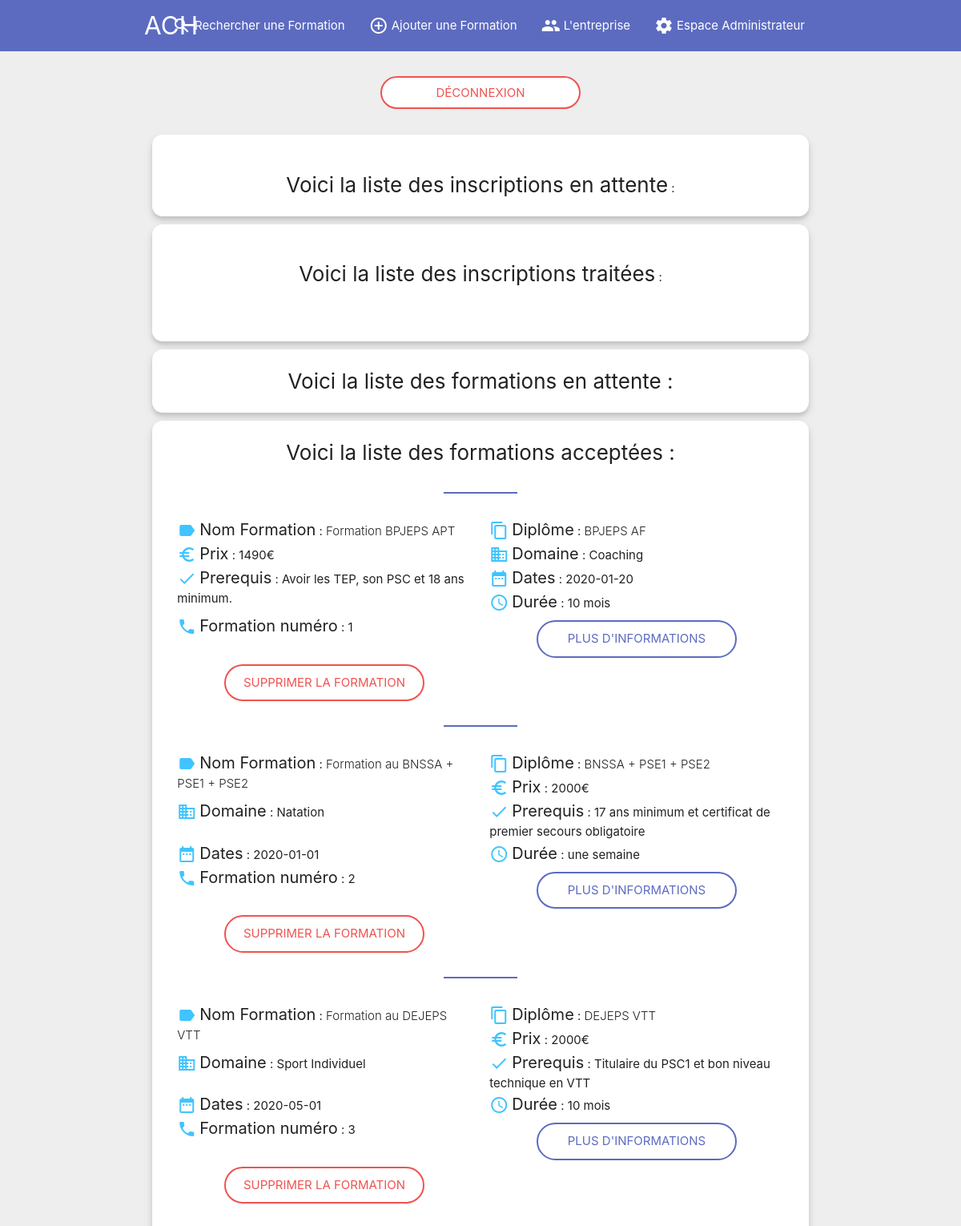
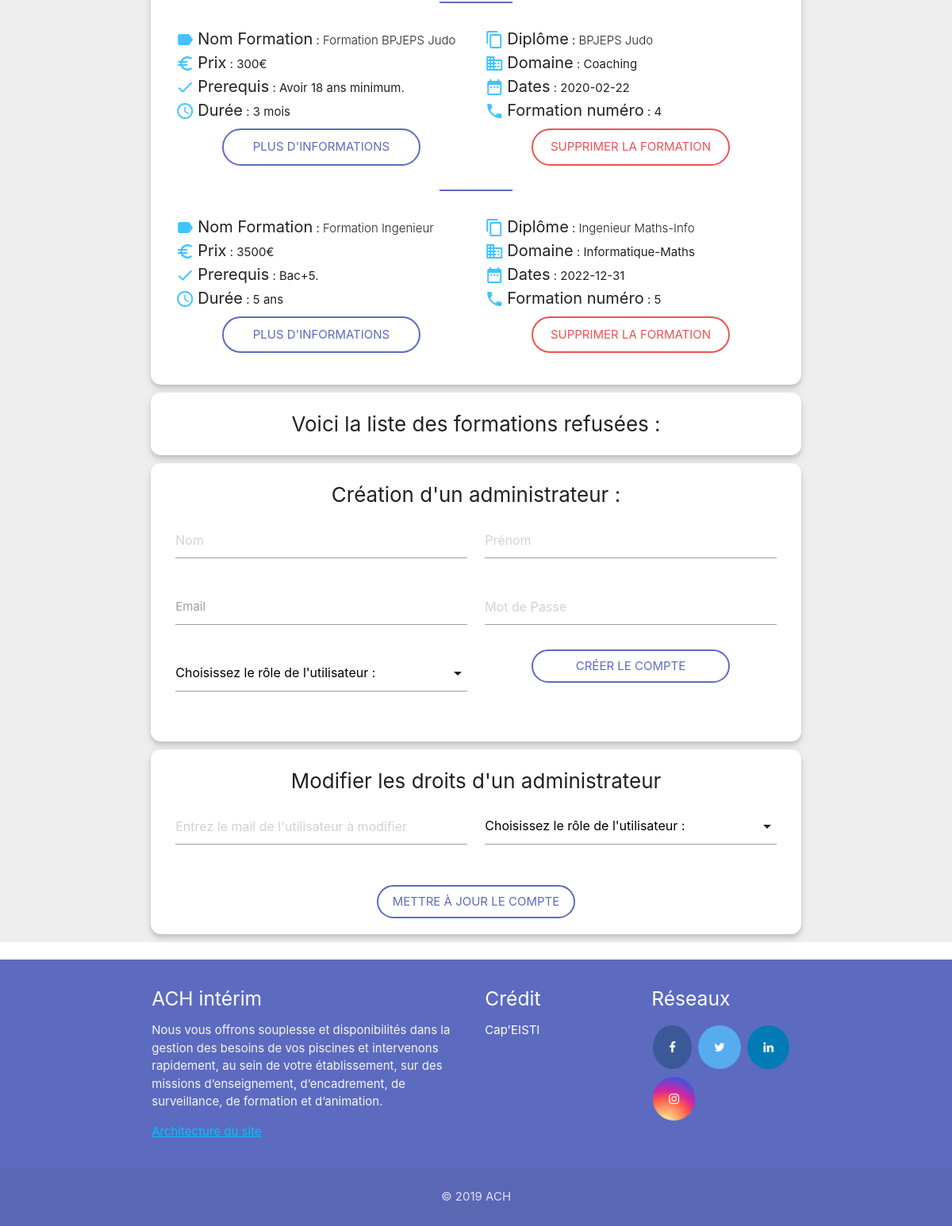
/adminSite.php (signed in), run on the app's committed database (2 pictures, top to bottom).
### tables this page shows
CREATE TABLE Formation(
	idFormation int(11) PRIMARY KEY AUTO_INCREMENT,
	nom varchar(80) NOT NULL,
	diplome varchar(80) NOT NULL,
	prix float(11) NOT NULL,
	perspective varchar(1000) NOT NULL,
	description varchar(1000) NOT NULL,
	domaine varchar(1000) NOT NULL,
	financement varchar(1000) NOT NULL,
	epreuves varchar(1000) NULL,
	prerequis varchar(1000) NULL,
	dates DATETIME NOT NULL,
	duree varchar(1000) NOT NULL,
	idLieu_fk int(11),
	idOrganisme_fk int(11),
	idStatut_fk int(11),
	FOREIGN KEY Lieu_fk(idLieu_fk) REFERENCES Lieu (idLieu),
	FOREIGN KEY Statut_fk(idStatut_fk) REFERENCES Statut (idStatut),
	FOREIGN KEY Organisme_fk(idOrganisme_fk) REFERENCES Organisme (idOrganisme)
);

### utilBDD_admin_site.php (the view, shortened to what this page needs)
    <?php
function afficheFormationsToutes() {
  $pdo = connecterBDD();
  $stmt = $pdo->query("SELECT * FROM Formation WHERE idStatut_fk IN (SELECT idStatut FROM Statut WHERE accepte = 1)");
  while ($row = $stmt->fetch()) {
    $date = str_replace("00:00:00"," ",$row['dates']);
    ?>
    <div id="formation" class="row">
      <div class=" margerhr">
      <div class="container">
         <hr/>
      </div>
      </div>
      <div class="info col s12 m6"><i class="material-icons left couleurIcon" style="margin-top:4px; margin-right : 4px;">label</i><b class="titreRes2">Nom Formation</b> :   <b class="petitPara"><?php  echo $row['nom']."\n"; ?></b> </div>
      <div class="info col s12 m6"><i class="material-icons left couleurIcon" style="margin-top:4px; margin-right : 4px;">content_copy</i><b class="titreRes2">Diplôme</b> :   <b class="petitPara"><?php  echo $row['diplome']."\n"; ?></b> </div>
      <div class="info col s12 m6"><i class="material-icons left couleurIcon" style="margin-top:4px; margin-right : 4px;">euro_symbol</i><b class="titreRes2">Prix</b> :   <?php  echo $row['prix']."€\n"; ?> </div>
      <div class="info col s12 m6"><i class="material-icons left couleurIcon" style="margin-top:4px; margin-right : 4px;">domain</i><b class="titreRes2">Domaine</b> :   <?php  echo $row['domaine']." \n"; ?> </div>
      <div class="info col s12 m6"><i class="material-icons left couleurIcon" style="margin-top:4px; margin-right : 4px;">done</i><b class="titreRes2">Prerequis</b> :   <?php  echo $row['prerequis']." \n"; ?> </div>
      <div class="info col s12 m6"><i class="material-icons left couleurIcon" style="margin-top:4px; margin-right : 4px;">date_range</i><b class="titreRes2">Dates</b> :   <?php  echo $date." \n"; ?> </div>
      <div class="info col s12 m6"><i class="material-icons left couleurIcon" style="margin-top:4px; margin-right : 4px;">schedule</i><b class="titreRes2">Durée</b> :   <?php  echo $row['duree']." \n"; ?> </div>
      <div class="info col s12 m6"><i class="material-icons left couleurIcon" style="margin-top:4px; margin-right : 4px;">phone</i><b class="titreRes2">Formation numéro</b> :    <?php  echo $row['idFormation']."\n"; ?> </div>
      <div class="info col s12 m6 center-align"> <a class="buttonR2" onclick="afficherPlus(<?php echo  $row['idFormation']; ?>)" > Plus d'informations </a> </div>
    <div class="info col s12 m6 center-align"> <a class="buttonR3" onclick="changeStatutS(<?php echo $row['idStatut_fk']; ?>,2)" > Supprimer la formation </a> </div>
    </div>
    <?php
  }
}
    ?>
    <?php
function verifAdmin() {
  $pdo = connecterBDD();
  $user = $_SESSION['idUser'];
  $sql = "SELECT administrateur FROM Role WHERE idRole ='".$user."'";
  $res=$pdo->prepare($sql);
  $res->execute();
  $idRole = $res->fetch();
  return($idRole[0]);
}
?>

### adminSite.php (shortened to what this page needs)
<!DOCTYPE html>
<html lang="fr">
<head>
		<link rel="stylesheet" type="text/css" href="css/shadow.css">
		<link rel="stylesheet" type="text/css" href="css/adminSite.css">
</head>
<header id="header">
<?php include 'Header.php';?>
</header>
<?php
require("utilBDD_admin_site.php");
?>
<body>
<?php
	if (isset($_SESSION['idUser']) && !EMPTY($_SESSION['idUser'])) {
		echo('<body onload="afficheForm();">');
	} else {
		echo('<body onload="supForm();">');
	}
?>
<div class="grey lighten-3">
<div>
<div id="ajout">
	<div class="col center-align">
		<?php
			if (isset($_SESSION['idUser'])) {
				echo '<br><form class="form-horizontal" role="form" action="adminSite.php?deco=1" method="POST">
									<input class="buttonR3" name="deco" type="submit" value="Déconnexion"/>
									</form><br>';
		}
		?>
	</div>
<div class="container">
	<div class="containerS white">
	<div class="col s12 center-align">
		<?php
			if (isset($_SESSION['idUser'])) {
				echo "<br>";
				echo "<b class='titreRes21'>Voici la liste des inscriptions en attente</b> :";
				echo "</div>";
		}
		?>
	</div>
</div>
<div class="container">
	<div class="containerS white">
		<div class="col s12 center-align">
			<?php
				if (isset($_SESSION['idUser'])) {
					echo "<br>";
					echo "<b class='titreRes21'>Voici la liste des inscriptions traitées</b> :";
					echo "</div>";
					echo "<br><br>";
			}
			?>
		</div>
	</div>
</div>
<div class="container">
 	<div class="containerS white">
	<div class="titreRes21 center-align ">
		Voici la liste des formations en attente :
	</div>
	</div>
	<div class="containerS white">
	<div class="titreRes21 center-align">
			Voici la liste des formations acceptées :
	</div>
	     <?php if ($_SESSION['idUser'] > 0):
				afficheFormationsToutes();
	     endif; ?>
	</div>
	<div class="containerS white">
		<div class="titreRes21 center-align">
	 		Voici la liste des formations refusées :
	 	</div>
	</div>
</div>
<div class="container">
	<div class="containerS white">
	<div  id="Formulaire">
		<?php if (($_SESSION['idUser'] > 0)&&(verifAdmin()==1)):
	 			?>
				<form method='POST' id='creation' name='creation' action='adminSite.php'>
 				<div class="titreRes21 center-align">Création d'un administrateur :</div>
				<div class="row">
					<div class="input-field col s12 m6">
								<input id='nom' name='nom' type='text' class='inputS' placeholder="Nom">
					</div>
					<div class="input-field col s12 m6">
								<input id='prenom' name='prenom' type='text' class='inputS' placeholder="Prénom">
					</div>
									<div class="input-field col s12 m6">
				 			          <input id='email' name='email' type='text' class='validate'>
												<label for="email">Email</label>
				          </div>
					<div class="input-field col s12 m6">
								<input id='mdp' name='mdp' type='password' class='inputS' placeholder='Mot de Passe'>
					</div>
					<div class="input-field col s12 m6">
					</div>
 		        	<div class="center-align"><button id='valide2' class='buttonR2'>Créer le compte</button></div>
					</div>
			</form>
	 	  <?php endif; ?>
	</div>
</div>
<div class="containerS white">
	<div  id="Modif">
		<?php if (($_SESSION['idUser'] > 0)&&(verifAdmin()==1)):
	 			?>
				<form method='POST' id='creation' name='creation' action='adminSite.php'>
 				<div class="titreRes21 center-align">Modifier les droits d'un administrateur</div>
				<div class="row">
					<div class="input-field col s12 m6">
 			          <input id='emaile' name='emaile' type='text' class='inputS' placeholder="Entrez le mail de l'utilisateur à modifier">
					</div>
					<div class="input-field col s12 m6">
							</div>
				</div>
 		        	<div class="center-align"><button id='valide2' class='buttonR2'>Mettre à jour le compte</button></div>
 			</form>
	 	<?php  endif; ?>
	</div>
</div>
</div>
</div>
	</div>
	<br>
</body>
<footer class="page-footer  indigo lighten-1">
	<?php include 'Footer.php'; ?>
</footer>
</html>

### Header.php (shortened to what this page needs)
<link type="text/css" rel="stylesheet" href="materialize/css/materialize.min.css"  media="screen,projection"/>
<link type="text/css" rel="stylesheet" href="materialize/css/materialize.css"  media="screen,projection"/>
<link rel="stylesheet" href="https://cdnjs.cloudflare.com/ajax/libs/materialize/1.0.0-beta/css/materialize.min.css">
      <nav class="nav-wrapper indigo lighten-1">
        <div class="container">
          <div class="col s1">
            <a href="index.php" class="brand-logo">ACH<a>
        </div>
          <ul class="right hide-on-med-and-down ">
            <li><a href="rechercherFormation.php"><i class="material-icons left" style="margin-top:4px; margin-right : 4px;">search</i>Rechercher une Formation</a></li>
            <li><a href="ajoutFormation.php"><i class="material-icons left" style="margin-top:4px; margin-right : 4px;">add_circle_outline</i>Ajouter une Formation</a></li>
            <li class="tab"><a href="entreprise.php"><i class="material-icons left" style="margin-top:4px; margin-right : 4px;">people</i>L'entreprise</a></li>
            <li><a class="dropdown-trigger" href="#" data-target="dropdown1"><i class="material-icons left" style="margin-top:4px; margin-right : 4px;">settings</i>Espace Administrateur</a></li>
          </ul>
          </div>
      </nav>
<link rel="stylesheet" href="https://cdnjs.cloudflare.com/ajax/libs/materialize/1.0.0/css/materialize.min.css">

### Footer.php (shortened to what this page needs)
  <link type="text/css" rel="stylesheet" href="materialize/css/materialize.min.css"  media="screen,projection"/>
  <link type="text/css" rel="stylesheet" href="materialize/css/materialize.css"  media="screen,projection"/>
  <link rel="stylesheet" href="https://cdnjs.cloudflare.com/ajax/libs/materialize/1.0.0-beta/css/materialize.min.css">
  <link rel="stylesheet" type="text/css" href="css/Footer.css">
  <link rel="stylesheet" type="text/css" href="css/social.css">
  <link rel="stylesheet" href="https://cdnjs.cloudflare.com/ajax/libs/font-awesome/4.7.0/css/font-awesome.min.css">
  <link rel="stylesheet" type="text/css" href="css/Footer.css">
<div class="container">
  <div class="row">
    <div class="col l6 s12">
      <h5 class="white-text">ACH intérim</h5>
      <p class="grey-text text-lighten-4">Nous vous offrons souplesse et disponibilités dans la gestion des besoins de vos piscines et intervenons rapidement, au sein de votre établissement, sur des missions d’enseignement, d’encadrement, de surveillance, de formation et d’animation.</p>
      <p class="grey-text text-lighten-4"> <a class ='link' href="http://localhost:8080/PlanSite.php"> <u> Architecture du site </u> </a> </p>
    </div>
    <div class="col l3 s12">
      <h5 class="white-text">Crédit</h5>
      <ul>
        <li><a class="white-text" href="https://capeisti.fr/">Cap'EISTI</a></li>
      </ul>
    </div>
    <div class="col l3 s12">
      <h5 class="white-text">Réseaux</h5>
      <ul>
        <a href="https://www.facebook.com/achinterim/" class="fa fa-facebook"></a>
        <a href="https://twitter.com/login" class="fa fa-twitter"></a>
        <a href="https://www.linkedin.com/company/ach-interim/" class="fa fa-linkedin"></a>
        <a href="https://www.instagram.com" class="fa fa-instagram"></a>
      </ul>
    </div>
  </div>
</div>
<div class="footer-copyright">
  <div class="container center-align">
    <p>&copy; 2019 ACH<p>
  </div>
</div>

### css/shadow.css (style rules this page uses)
.containerS { box-shadow: 0 5px 12px rgba(0,0,0,0.11), 0 4px 4px rgba(0,0,0,0.10); background-color: grey lighten-3; border-radius: 13px; padding: 20px; margin : 10px; }

### css/adminSite.css (style rules this page uses)
.buttonR2 { background: white; color: #5c6bc0; border: 2px solid #5c6bc0; }
.buttonR2 { display: inline-block; border-radius: 50px; border: none; text-align: center; font-size: 15px; padding: 10px; width: 250px; transition: all 0.5s; cursor: pointer; text-transform: uppercase; margin-top: 8px; }
.buttonR3 { background: #eeeeee; color: #ef5350; border: 2px solid #ef5350; }
.buttonR3 { display: inline-block; border-radius: 50px; border: none; text-align: center; font-size: 15px; padding: 10px; width: 250px; transition: all 0.5s; cursor: pointer; text-transform: uppercase; margin-top: 8px; }
.buttonR3 { background: white; color: #ef5350; border: 2px solid #ef5350; }
.titreRes2 { font-size: 20px; font-weight: normal; }
.titreRes21 { font-size: 26px; font-weight: normal; }
.couleurIcon { color: #40c4ff; }
.petitPara { font-weight: 300; }
hr { border: 1px solid #5c6bc0; width: 90px; }
.margerhr { margin-bottom: 30px; margin-top: 30px; }

### css/Footer.css (style rules this page uses)
body { display: flex; min-height: 100vh; flex-direction: column; }
footer.page-footer { margin: 0; }
.link { color: #00C3FE; }

### css/social.css (style rules this page uses)
.fa { padding: 20px; font-size: 30px; text-align: center; text-decoration: none; margin: 5px 2px; border-radius: 50%; }
.fa-facebook { background: #3B5998; color: white; }
.fa-linkedin { background: #007bb5; color: white; }
.fa-twitter { background: #55ACEE; color: white; }
.fa-instagram { display: inline-block; border-radius: 50px; color: #fff; background: #d6249f; background: radial-gradient(circle at 30% 107%, #fdf497 0%, #fdf497 5%, #fd5949 45%,#d6249f 60%,#285AEB 90%); }

### Header.php (style rules this page uses)
body { font-style: helvetica; }

### data on the page
formation: nom "Formation BPJEPS APT", diplome "BPJEPS AF", prix "1490", domaine "Coaching", prerequis "Avoir les TEP, son PSC et 18 ans minimum.", dates "2020-01-20", duree "10 mois", idFormation "1"
formation: nom "Formation au BNSSA + PSE1 + PSE2", diplome "BNSSA + PSE1 + PSE2", prix "2000", domaine "Natation", prerequis "17 ans minimum et certificat de premier secours obligatoire", dates "2020-01-01", duree "une semaine", idFormation "2"
formation: nom "Formation au DEJEPS VTT", diplome "DEJEPS VTT", prix "2000", domaine "Sport Individuel", prerequis "Titulaire du PSC1 et bon niveau technique en VTT", dates "2020-05-01", duree "10 mois", idFormation "3"
formation: nom "Formation BPJEPS Judo", diplome "BPJEPS Judo", prix "300", domaine "Coaching", prerequis "Avoir 18 ans minimum.", dates "2020-02-22", duree "3 mois", idFormation "4"
formation: nom "Formation Ingenieur", diplome "Ingenieur Maths-Info", prix "3500", domaine "Informatique-Maths", prerequis "Bac+5.", dates "2022-12-31", duree "5 ans", idFormation "5"
